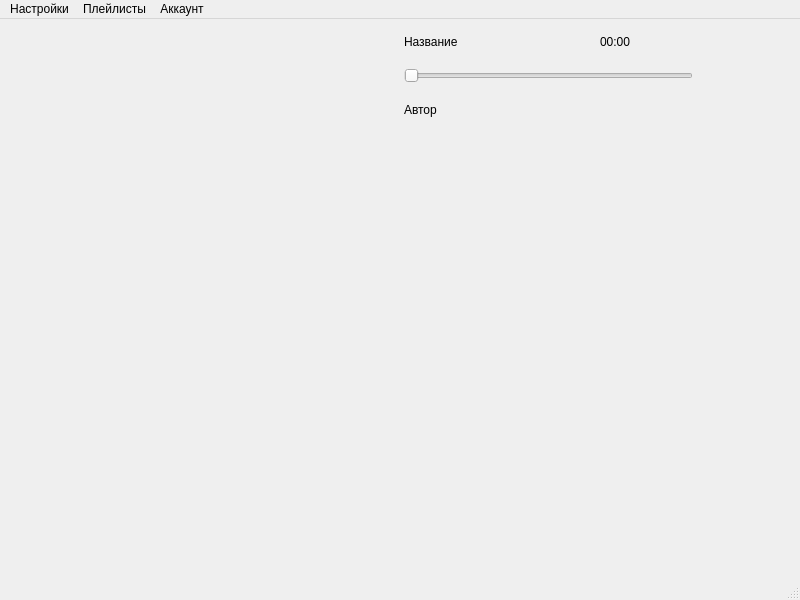
<?xml version="1.0" encoding="UTF-8"?>
<ui version="4.0">
 <class>MainWindow</class>
 <widget class="QMainWindow" name="MainWindow">
  <property name="geometry">
   <rect>
    <x>0</x>
    <y>0</y>
    <width>800</width>
    <height>600</height>
   </rect>
  </property>
  <property name="windowTitle">
   <string>MainWindow</string>
  </property>
  <widget class="QWidget" name="centralwidget">
   <widget class="QWidget" name="gridLayoutWidget">
    <property name="geometry">
     <rect>
      <x>10</x>
      <y>10</y>
      <width>781</width>
      <height>94</height>
     </rect>
    </property>
    <layout class="QGridLayout" name="gridLayout">
     <item row="1" column="7">
      <widget class="QPushButton" name="btn_menu">
       <property name="minimumSize">
        <size>
         <width>30</width>
         <height>30</height>
        </size>
       </property>
       <property name="styleSheet">
        <string notr="true">border-radius: 50%;</string>
       </property>
       <property name="text">
        <string/>
       </property>
       <property name="iconSize">
        <size>
         <width>30</width>
         <height>30</height>
        </size>
       </property>
      </widget>
     </item>
     <item row="1" column="1">
      <widget class="QPushButton" name="btn_start">
       <property name="minimumSize">
        <size>
         <width>30</width>
         <height>30</height>
        </size>
       </property>
       <property name="styleSheet">
        <string notr="true">border-radius: 50%;</string>
       </property>
       <property name="text">
        <string/>
       </property>
       <property name="iconSize">
        <size>
         <width>30</width>
         <height>30</height>
        </size>
       </property>
      </widget>
     </item>
     <item row="1" column="0">
      <widget class="QPushButton" name="btn_previous">
       <property name="minimumSize">
        <size>
         <width>30</width>
         <height>30</height>
        </size>
       </property>
       <property name="styleSheet">
        <string notr="true">border-radius: 50%;</string>
       </property>
       <property name="text">
        <string/>
       </property>
       <property name="iconSize">
        <size>
         <width>30</width>
         <height>30</height>
        </size>
       </property>
      </widget>
     </item>
     <item row="1" column="2">
      <widget class="QPushButton" name="btn_next">
       <property name="minimumSize">
        <size>
         <width>30</width>
         <height>30</height>
        </size>
       </property>
       <property name="styleSheet">
        <string notr="true">border-radius: 50%;</string>
       </property>
       <property name="text">
        <string/>
       </property>
       <property name="iconSize">
        <size>
         <width>30</width>
         <height>30</height>
        </size>
       </property>
      </widget>
     </item>
     <item row="2" column="4">
      <widget class="QLabel" name="label_2">
       <property name="text">
        <string>Автор</string>
       </property>
      </widget>
     </item>
     <item row="0" column="4">
      <widget class="QLabel" name="label">
       <property name="text">
        <string>Название</string>
       </property>
      </widget>
     </item>
     <item row="1" column="3">
      <widget class="QLabel" name="logo">
       <property name="text">
        <string/>
       </property>
      </widget>
     </item>
     <item row="1" column="4" colspan="3">
      <widget class="QSlider" name="horizontalSlider">
       <property name="orientation">
        <enum>Qt::Horizontal</enum>
       </property>
      </widget>
     </item>
     <item row="0" column="6">
      <widget class="QLabel" name="label_3">
       <property name="text">
        <string>00:00</string>
       </property>
      </widget>
     </item>
    </layout>
   </widget>
   <widget class="QPushButton" name="btn_next_2">
    <property name="geometry">
     <rect>
      <x>310</x>
      <y>130</y>
      <width>47</width>
      <height>10</height>
     </rect>
    </property>
    <property name="styleSheet">
     <string notr="true">border-radius: 50%;</string>
    </property>
    <property name="text">
     <string/>
    </property>
    <property name="iconSize">
     <size>
      <width>20</width>
      <height>20</height>
     </size>
    </property>
   </widget>
  </widget>
  <widget class="QMenuBar" name="menubar">
   <property name="geometry">
    <rect>
     <x>0</x>
     <y>0</y>
     <width>800</width>
     <height>18</height>
    </rect>
   </property>
   <widget class="QMenu" name="menu">
    <property name="title">
     <string>Настройки</string>
    </property>
   </widget>
   <widget class="QMenu" name="menu_2">
    <property name="title">
     <string>Плейлисты</string>
    </property>
   </widget>
   <widget class="QMenu" name="menu_3">
    <property name="title">
     <string>Аккаунт</string>
    </property>
    <addaction name="action"/>
    <addaction name="action_2"/>
    <addaction name="action_5"/>
   </widget>
   <addaction name="menu"/>
   <addaction name="menu_2"/>
   <addaction name="menu_3"/>
  </widget>
  <widget class="QStatusBar" name="statusbar"/>
  <action name="action">
   <property name="text">
    <string>Выйти</string>
   </property>
  </action>
  <action name="action_2">
   <property name="text">
    <string>Изменить</string>
   </property>
  </action>
  <action name="action_3">
   <property name="text">
    <string>Открыть</string>
   </property>
  </action>
  <action name="action_4">
   <property name="text">
    <string>Плейлисты</string>
   </property>
  </action>
  <action name="action_5">
   <property name="text">
    <string>Открыть</string>
   </property>
  </action>
  <action name="action_6">
   <property name="text">
    <string>Тема</string>
   </property>
  </action>
 </widget>
 <resources/>
 <connections/>
</ui>
